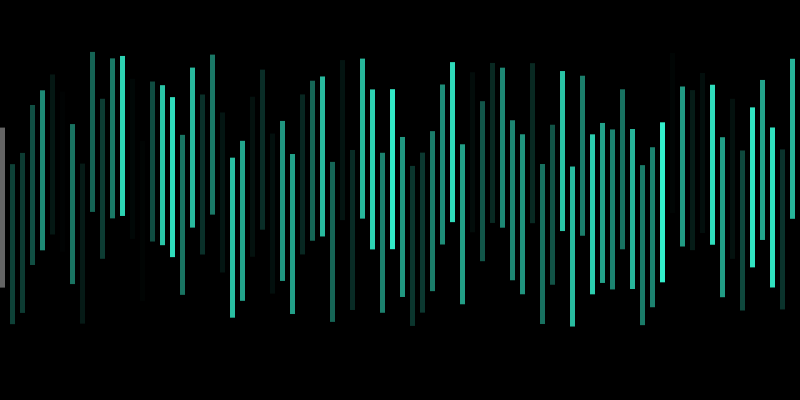
Frame 1 (no input)
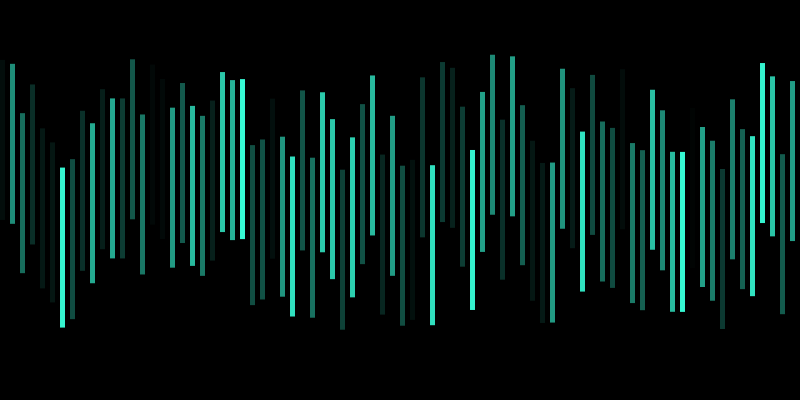
Frame 60 (the mouse pressed at the canvas centre just before this capture)
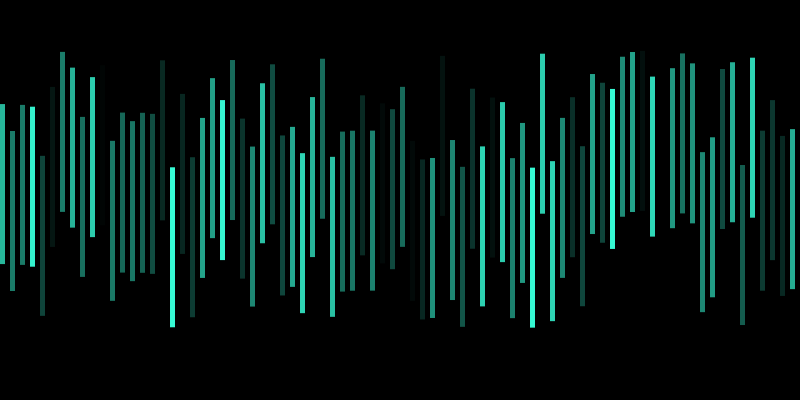
Frame 120 (the mouse held since frame 60 and released just before this capture)

The Processing sketch that drew these frames (run headless with seeded random() and noise(); from frame 60 on, the mouse is pressed at the canvas centre):

// Processing sketch: processing_81892
// ── processing_81892.pde

int x=0;
int y =0;
float v = 10.0;
float inc = 2;

void setup() {
  size(800, 400);

  fill(100);
  frameRate(20);
  smooth();
  noStroke();
  noiseSeed(0);
}

void draw() {
  background(0);
  translate(x, 50);
  for (int i = 0; i < width; i = i+10) {

    float n = noise(v) * 200.0;
    rect(x+i, random(120), 5, 160);
    fill(54, 252,214,random(255));
    v = v + inc;
  }
}
